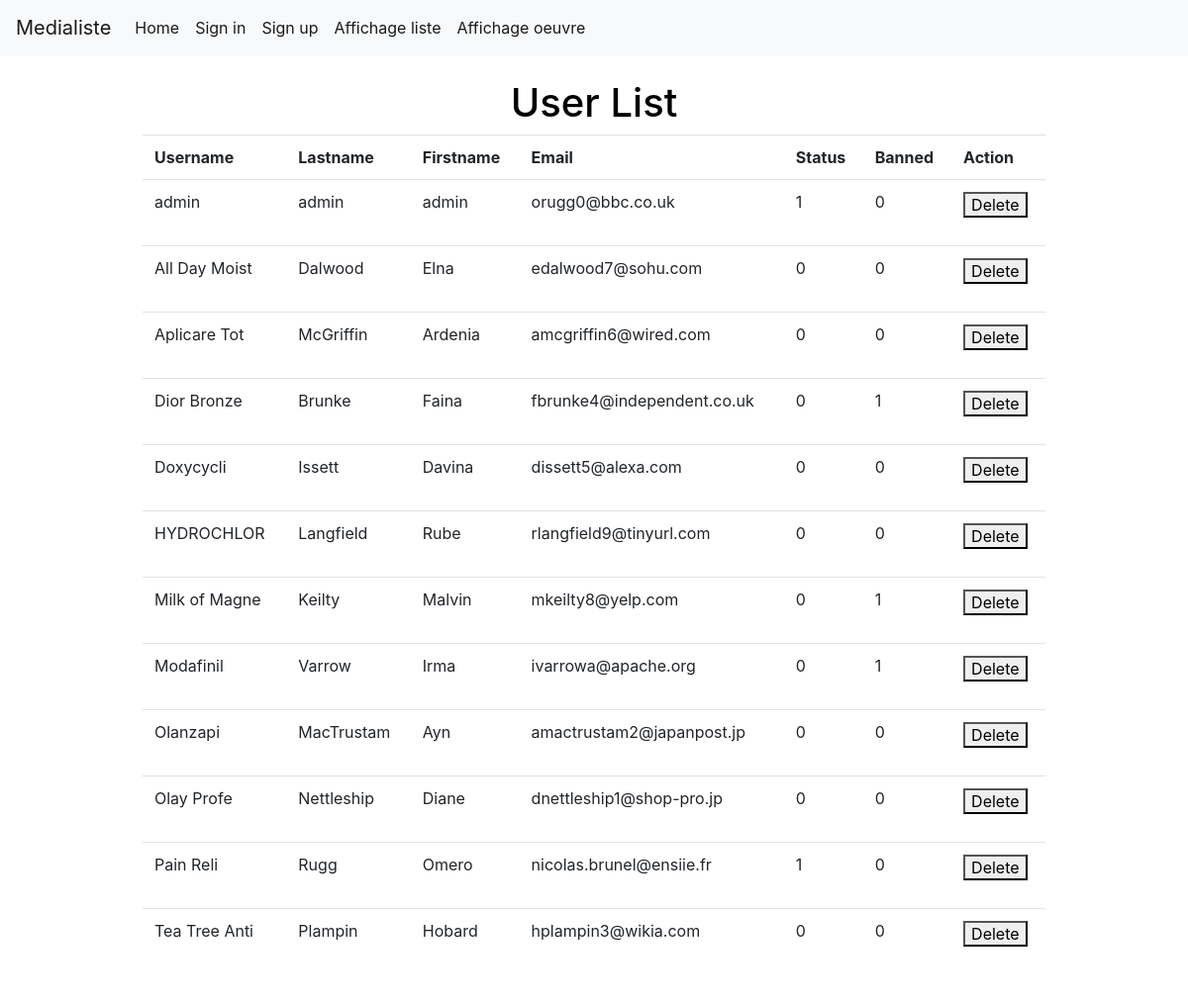
/trash/affichageUtilisateur.php, run on the app's committed database.
### tables this page shows
CREATE TABLE Utilisateur(
    pseudo VARCHAR(20) PRIMARY KEY,
    nom VARCHAR(50) NOT NULL,
    prenom VARCHAR(50) NOT NULL,
    mot_de_passe VARCHAR(20) NOT NULL,
    date_creation DATE NOT NULL,
    mail VARCHAR(50),
    statut BOOLEAN NOT NULL DEFAULT false,
    banni BOOLEAN NOT NULL
);

### src/UserRepository.php (called while the page is built, shortened)
<?php
class UserRepository
{
    private $dbAdapter;
    public function __construct(\PDO $dbAdapter)
    {
        $this->dbAdapter = $dbAdapter;
    }
    public function fetchAll()
    {
        $usersData = $this->dbAdapter->query('SELECT * FROM Utilisateur');
        $users = [];
        foreach ($usersData as $usersDatum) {
            $user = new User();
            $user
                ->setUsername($usersDatum['pseudo'])
                ->setLastname($usersDatum['nom'])
                ->setFirstname($usersDatum['prenom'])
                ->setPassword($usersDatum['mot_de_passe'])
                ->setEmail($usersDatum['mail'])
                ->setStatus((int)$usersDatum['statut'])
                ->setBanned((int)$usersDatum['banni']);
            $users[] = $user;
        }
        return $users;
    }
}

### src/User.php (called while the page is built, shortened)
<?php
class User
{
    private $firstname;
    private $mail;
    private $lastname;
    private $username;
    private $status;
    private $banned;
    public function getLastname ()
    {
        return $this->lastname;
    }
    public function setLastname($lastname)
    {
        $this->lastname = $lastname;
        return $this;
    }
    public function getFirstname ()
    {
        return $this->firstname;
    }
    public function setFirstname($firstname)
    {
        $this->firstname = $firstname;
        return $this;
    }
    public function getEmail ()
    {
        return $this->mail;
    }
    public function setEmail ($mail)
    {
        $this->mail = $mail;
        return $this;
    }
    public function getUsername ()
    {
        return $this->username;
    }
    public function setUsername ($username)
    {
        $this->username = $username;
        return $this;
    }
    public function getStatus ()
    {
        return $this->status;
    }
    public function setStatus ($status)
    {
        $this->status = $status;
        return $this;
    }
    public function getBanned ()
    {
        return $this->banned;
    }
    public function setBanned ($banned)
    {
        $this->banned = $banned;
        return $this;
    }
    public function setPassword ($password)
    {
        return $this;
    }
}

### public/trash/affichageUtilisateur.php (the view, shortened to what this page needs)
<?php
include '../src/User.php';
include '../src/UserRepository.php';
$dbAdaper = (new DbAdaperFactory())->createService();
$userRepository = new \User\UserRepository($dbAdaper);
$users = $userRepository->fetchAll();
?>
<html lang="en">
<head>
    <link rel="stylesheet" href="https://stackpath.bootstrapcdn.com/bootstrap/4.4.1/css/bootstrap.min.css">
    <link rel="stylesheet" href="style.css?v=1.0">
</head>
<body>
<header>
    <nav class="navbar navbar-expand-lg navbar-light bg-light">
        <a class="navbar-brand" href="#">Medialiste</a>
        <div class="collapse navbar-collapse" id="navbarSupportedContent">
            <ul class="navbar-nav mr-auto">
                <li class="nav-item active">
                    <a class="nav-link" href="/index.php">Home</a>
                </li>
                <li class="nav-item active">
                    <a class="nav-link" href="/signIn.php">Sign in</a>
                 </li>
                <li class="nav-item active">
                    <a class="nav-link" href="/signUp.php">Sign up</a>
                 </li>
                <li class="nav-item active">
                    <a class="nav-link" href="/affichage.php">Affichage liste</a>
                 </li>
                 <li class="nav-item active">
                    <a class="nav-link" href="/affichage2.php">Affichage oeuvre</a>
                 </li>
            </ul>
        </div>
      </nav>
</header>
<div class="container">
    <div class="row">
        <div class="col-sm-12">
            <h1>User List</h1>
        </div>
        <div class="col-sm-12">
            <table class="table">
                <tr>
                    <th>Username</th>
                    <th>Lastname</th>
                    <th>Firstname</th>
                    <th>Email</th>
                    <th>Status</th>
                    <th>Banned</th>
                    <th>Action</th>
                </tr>
                <?php foreach($users as $user): ?>
                    <tr>
                        <td><?= $user->getUsername() ?></td>
                        <td><?= $user->getLastname() ?></td>
                        <td><?= $user->getFirstname() ?></td>
                        <td><?= $user->getEmail() ?></td>
                        <td><?= $user->getStatus() ?></td>
                        <td><?= $user->getBanned() ?></td>
                        <td>
                            <form method="POST" action="/deleteUser.php">
                                <button type="submit">Delete</button>
                            </form>
                        </td>
                    </tr>
                <?php endforeach; ?>
            </table>
        </div>
    </div>
</div>
</body>
</html>

### public/style.css (style rules this page uses)
.container { width:80%; padding: 2%; margin: 0 auto; margin-bottom:2%; text-align: center; border-radius: 10px }
th, td { padding: 15px; text-align: left; }
body { background-color: #f4f4f; }
h1 { color: black; text-align: center; }

### data on the page
utilisateur: pseudo "admin", nom "admin", prenom "admin", mail "orugg0@bbc.co.uk", statut "1", banni "0"
utilisateur: pseudo "All Day Moist", nom "Dalwood", prenom "Elna", mail "edalwood7@sohu.com", statut "0", banni "0"
utilisateur: pseudo "Aplicare Tot", nom "McGriffin", prenom "Ardenia", mail "amcgriffin6@wired.com", statut "0", banni "0"
utilisateur: pseudo "Dior Bronze", nom "Brunke", prenom "Faina", mail "fbrunke4@independent.co.uk", statut "0", banni "1"
utilisateur: pseudo "Doxycycli", nom "Issett", prenom "Davina", mail "dissett5@alexa.com", statut "0", banni "0"
utilisateur: pseudo "HYDROCHLOR", nom "Langfield", prenom "Rube", mail "rlangfield9@tinyurl.com", statut "0", banni "0"
utilisateur: pseudo "Milk of Magne", nom "Keilty", prenom "Malvin", mail "mkeilty8@yelp.com", statut "0", banni "1"
utilisateur: pseudo "Modafinil", nom "Varrow", prenom "Irma", mail "ivarrowa@apache.org", statut "0", banni "1"
utilisateur: pseudo "Olanzapi", nom "MacTrustam", prenom "Ayn", mail "amactrustam2@japanpost.jp", statut "0", banni "0"
utilisateur: pseudo "Olay Profe", nom "Nettleship", prenom "Diane", mail "dnettleship1@shop-pro.jp", statut "0", banni "0"
utilisateur: pseudo "Pain Reli", nom "Rugg", prenom "Omero", mail "nicolas.brunel@ensiie.fr", statut "1", banni "0"
utilisateur: pseudo "Tea Tree Anti", nom "Plampin", prenom "Hobard", mail "hplampin3@wikia.com", statut "0", banni "0"
